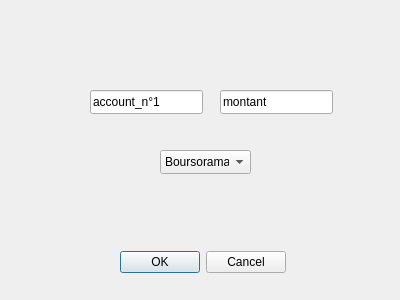
<?xml version="1.0" encoding="UTF-8"?>
<ui version="4.0">
 <class>depot</class>
 <widget class="QDialog" name="depot">
  <property name="geometry">
   <rect>
    <x>0</x>
    <y>0</y>
    <width>400</width>
    <height>300</height>
   </rect>
  </property>
  <property name="windowTitle">
   <string>dépôt</string>
  </property>
  <widget class="QDialogButtonBox" name="button">
   <property name="geometry">
    <rect>
     <x>120</x>
     <y>250</y>
     <width>166</width>
     <height>24</height>
    </rect>
   </property>
   <property name="standardButtons">
    <set>QDialogButtonBox::Cancel|QDialogButtonBox::Ok</set>
   </property>
  </widget>
  <widget class="QLineEdit" name="account1">
   <property name="geometry">
    <rect>
     <x>90</x>
     <y>90</y>
     <width>113</width>
     <height>24</height>
    </rect>
   </property>
   <property name="text">
    <string>account_n°1</string>
   </property>
  </widget>
  <widget class="QLineEdit" name="montant">
   <property name="geometry">
    <rect>
     <x>220</x>
     <y>90</y>
     <width>113</width>
     <height>24</height>
    </rect>
   </property>
   <property name="text">
    <string>montant</string>
   </property>
  </widget>
  <widget class="QComboBox" name="Banque1">
   <property name="geometry">
    <rect>
     <x>160</x>
     <y>150</y>
     <width>91</width>
     <height>24</height>
    </rect>
   </property>
   <item>
    <property name="text">
     <string>Boursorama</string>
    </property>
   </item>
   <item>
    <property name="text">
     <string>Revolut</string>
    </property>
   </item>
   <item>
    <property name="text">
     <string>N26</string>
    </property>
   </item>
  </widget>
 </widget>
 <resources/>
 <connections/>
</ui>
